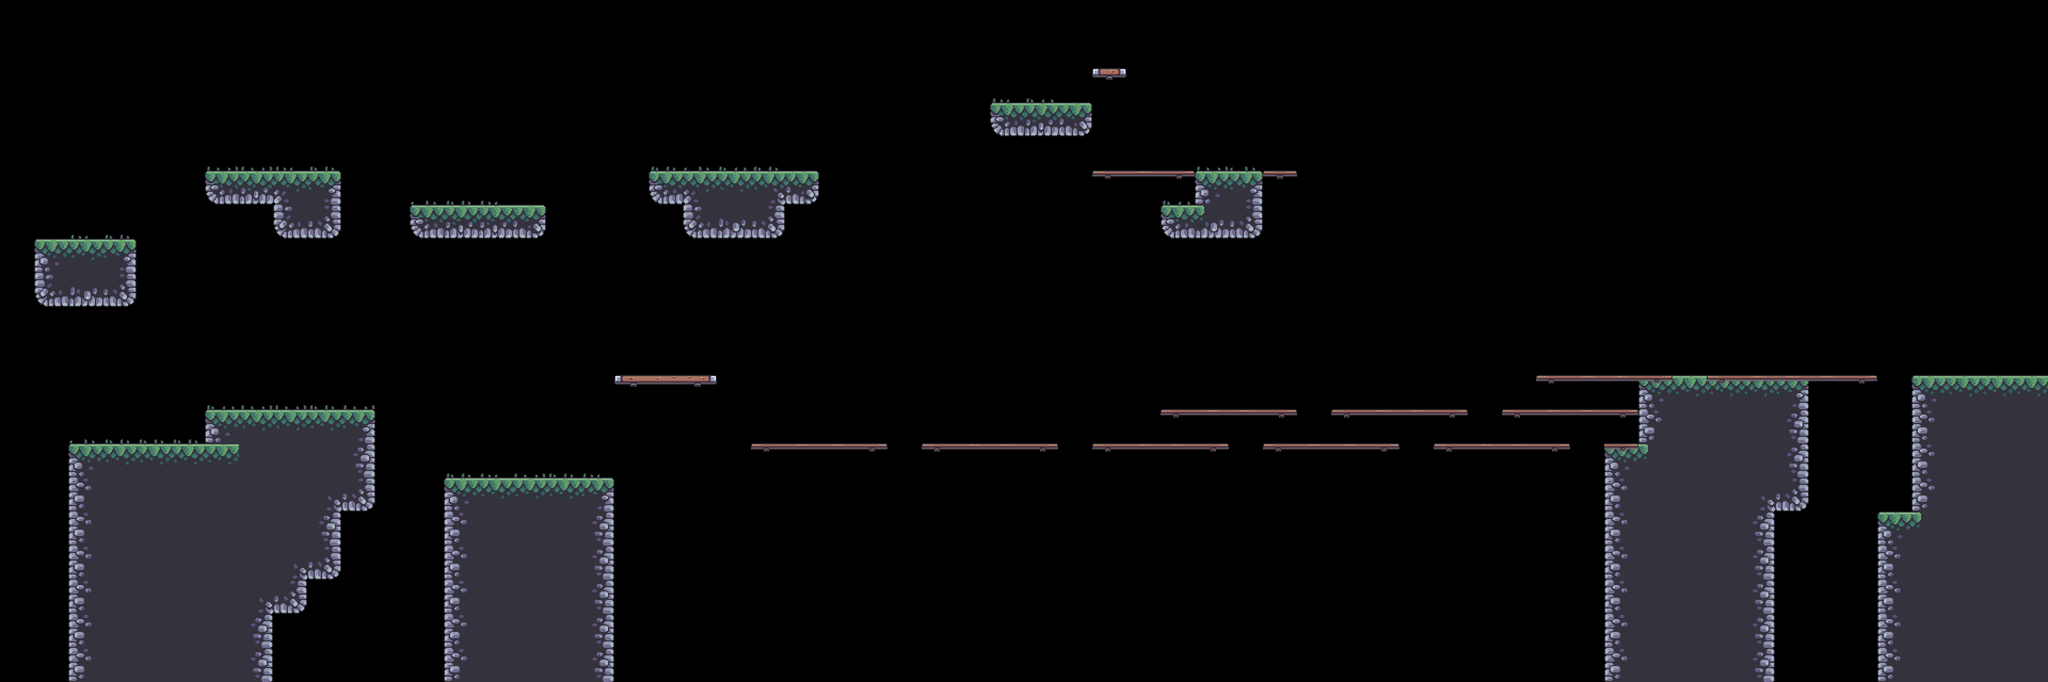

A level layout from a 2D game, rendered from its tile map. Below: a short description, then the map file with tile-grid data replaced by summaries:
An orthogonal 60x20 tile map with 64x64 px tiles, 4 tile layers (BG, Terrain, Platforms, FG), 8 tilesets and 36 objects (7x silver, 3x palm_small, 2x crate, 2x helicopter, 2x gold, ...).

<map version="1.10" tiledversion="1.10.1" orientation="orthogonal" renderorder="right-down" width="60" height="20" tilewidth="64" tileheight="64" infinite="0" nextlayerid="14" nextobjectid="88">
 <tileset firstgid="1" source="../tilesets/outside.tsx" />
 <tileset firstgid="49" source="../tilesets/items.tsx" />
 <tileset firstgid="54" source="../tilesets/inside.tsx" />
 <tileset firstgid="150" source="../tilesets/extra.tsx" />
 <tileset firstgid="216" source="../tilesets/objects.tsx" />
 <tileset firstgid="244" source="../tilesets/platforms.tsx" />
 <tileset firstgid="252" source="../tilesets/enemies.tsx" />
 <tileset firstgid="253" source="../tilesets/grass.tsx" />
 <layer id="9" name="BG" width="60" height="20">
  <data>[1200 cells, 0 non-empty, 0 distinct tile ids]</data>
 </layer>
 <objectgroup id="12" name="BG details" class="window" />
 <layer id="1" name="Terrain" width="60" height="20">
  <data>[1200 cells, 208 non-empty, 17 distinct tile ids]</data>
 </layer>
 <layer id="5" name="Platforms" width="60" height="20">
  <data>[1200 cells, 50 non-empty, 8 distinct tile ids]</data>
 </layer>
 <layer id="10" name="FG" width="60" height="20">
  <data>[1200 cells, 32 non-empty, 5 distinct tile ids]</data>
 </layer>
 <objectgroup id="4" name="Objects">
  <object id="4" name="flag" gid="219" x="3648" y="704" width="68" height="186" />
  <object id="6" name="crate" gid="218" x="305.833" y="833.917" width="50" height="36" />
  <object id="7" name="crate" gid="218" x="336.833" y="797.917" width="50" height="36" />
  <object id="9" name="barrel" gid="216" x="341.833" y="833.667" width="46" height="50" />
  <object id="11" name="palm_large" gid="220" x="448" y="832" width="78" height="136" />
  <object id="12" name="palm_small" gid="222" x="384" y="768" width="80" height="103" />
  <object id="13" name="palm_small" gid="222" x="1088" y="896" width="80" height="103" />
  <object id="14" name="palm_small" gid="222" x="896" y="896" width="80" height="103" />
  <object id="15" name="player" gid="223" x="1296" y="822.667" width="74" height="56" />
  <object id="27" name="palm_bg" gid="217" x="768" y="448" width="128" height="128" />
  <object id="43" name="palm_bg_left" gid="228" x="64" y="960" width="104" height="106" />
  <object id="44" name="palm_bg_right" gid="229" x="640" y="896" width="104" height="106" />
  <object id="69" name="floor_spike" gid="226" x="768" y="384" width="64" height="64">
   <properties>
    <property name="inverted" type="bool" value="false" />
   </properties>
  </object>
 </objectgroup>
 <objectgroup id="13" name="Moving Objects">
  <object id="66" name="boat" x="1280" y="960" width="1638.67" height="38">
   <properties>
    <property name="flip" type="bool" value="true" />
    <property name="platform" type="bool" value="true" />
    <property name="speed" type="int" value="80" />
   </properties>
  </object>
  <object id="73" name="spike" gid="227" x="512" y="192" width="54" height="54">
   <properties>
    <property name="end_angle" type="int" value="-1" />
    <property name="platform" type="bool" value="false" />
    <property name="radius" type="int" value="100" />
    <property name="speed" type="int" value="50" />
    <property name="start_angle" type="int" value="0" />
   </properties>
  </object>
  <object id="74" name="helicopter" x="1152" y="128" width="10" height="320">
   <properties>
    <property name="flip" type="bool" value="false" />
    <property name="platform" type="bool" value="true" />
    <property name="speed" type="int" value="100" />
   </properties>
  </object>
  <object id="75" name="helicopter" x="1364" y="24" width="300" height="10">
   <properties>
    <property name="flip" type="bool" value="false" />
    <property name="platform" type="bool" value="true" />
    <property name="speed" type="int" value="60" />
   </properties>
  </object>
 </objectgroup>
 <objectgroup id="7" name="Items">
  <object id="22" name="diamond" gid="49" x="3520" y="960" width="64" height="64" />
  <object id="23" name="gold" gid="50" x="2048" y="128" width="64" height="64" />
  <object id="24" name="potion" gid="51" x="2368" y="256" width="64" height="64" />
  <object id="25" name="silver" gid="52" x="448" y="704" width="64" height="64" />
  <object id="26" name="skull" gid="53" x="1792" y="640" width="64" height="64" />
  <object id="78" name="silver" gid="52" x="832" y="896" width="64" height="64" />
  <object id="79" name="silver" gid="52" x="960" y="896" width="64" height="64" />
  <object id="80" name="silver" gid="52" x="384" y="320" width="64" height="64" />
  <object id="81" name="silver" gid="52" x="192" y="448" width="64" height="64" />
  <object id="82" name="silver" gid="52" x="1280" y="256" width="64" height="64" />
  <object id="83" name="silver" gid="52" x="1408" y="256" width="64" height="64" />
  <object id="84" name="gold" gid="50" x="1344" y="192" width="64" height="64" />
 </objectgroup>
 <objectgroup id="6" name="Enemies">
  <object id="36" name="shell" gid="224" x="64" y="448" width="76" height="46">
   <properties>
    <property name="reverse" type="bool" value="true" />
   </properties>
  </object>
  <object id="39" name="shell" gid="224" x="2176" y="384" width="76" height="46">
   <properties>
    <property name="reverse" type="bool" value="true" />
   </properties>
  </object>
  <object id="85" gid="225" x="3132.53" y="703.969" width="48" height="46" />
  <object id="86" name="tooth" gid="225" x="448" y="320" width="48" height="46" />
  <object id="87" gid="225" x="1316" y="321.5" width="48" height="46" />
 </objectgroup>
 <objectgroup id="2" name="Water">
  <object id="2" name="water" x="0" y="960" width="3840" height="320" />
 </objectgroup>
 <objectgroup id="8" name="Data">
  <object id="28" name="Data" x="0" y="0" width="64" height="64">
   <properties>
    <property name="bg" value="" />
    <property name="bottom_limit" type="int" value="400" />
    <property name="death_border_bottom" type="int" value="0" />
    <property name="horizon_line" type="int" value="900" />
    <property name="level_unlock" type="int" value="1" />
    <property name="top_limit" type="int" value="200" />
   </properties>
  </object>
 </objectgroup>
</map>
